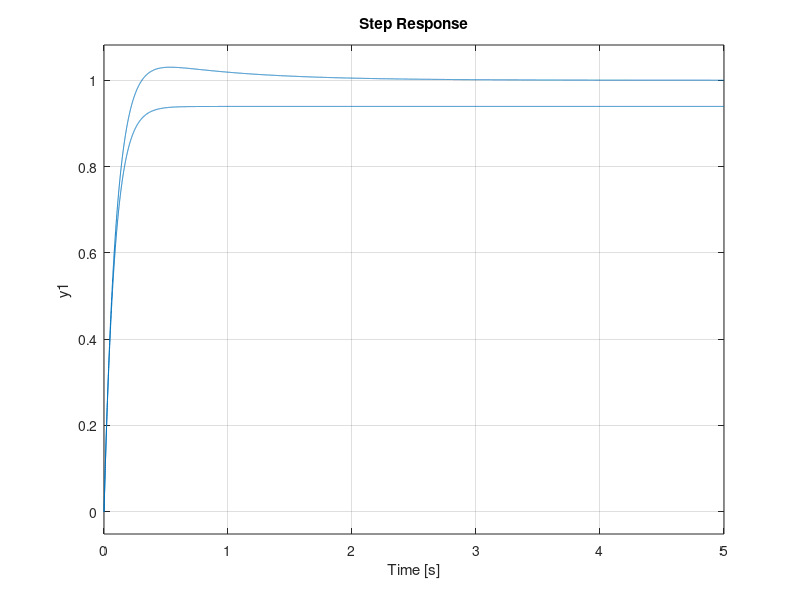

This chart was generated by the following MATLAB code:
% Matlab ci serve per manipolare facilmente le funzioni di trasferimento e
% calcolarne le loro principali caratteristiche (singolarita', guadagno, ecc)
% Servira' per analizzare il comportamento in frequenza dei sistemi
% tracciando diagrammi di Bode, Nyquist e Nichols della sua fdt, dove gli
% ultimi due sono rappresentazioni grafiche orientate all'analisi della
% stabilita' di un sistema retroazionato dall'uscita
% Infine ci permettera' di simulare la risposta del sistema ad un ingresso
% assegnato per verificare che le specifiche siano soddisfatte
%  ___________________________________________________________

% ESEMPIO: Simulazione di un sistema di controllo nel caso di un
% servomotore in corrente continua (vedi immagine)
% Manca il ramo di retroazione che moltiplicava Omega per Km e lo riportava
% indietro sottraendola a Va. La retroazione interna non c'e' piu' perche'
% e' stato inserito un blocco di azionamento del motore che contiene al suo
% interno una retroazione di corrente: la corrente Ia di armatura viene
% fatta passare per una resistenza nota Rs, la tensione ai suoi capi e'
% proporzionale alla corrente; il blocco di azionamento chiude un anello di
% retroazione di controllo di corrente con l'inserimento di un controllore
% di corrente.
% Se consideriamo l'azionamento come un sistema controllato notiamo che
% l'uscita Ia insegue il riferimento V(r,Ia) se il progetto di C(Ia) e' stato
% fatto in maniera adeguata. Ia rimane agganciata all'andamento di V(r,Ia)
% e il contributo della retroazione interna diventa trascurabile perche'
% diventa assimilabile a un disturbo cancellato dagli effetti del controllo
% di corrente.


% Noi come utenti abbiano a disposizione come tensione di ingresso quella
% dell'azionamento V(r,Ia) e come segnale in uscita V_omega erogata dal
% trasduttore
% -> La parte da controllare e' quella in giallo

% Primo obbiettivo: calcolo della fdt del motore (incluso anello di
% corrente) per Tc=0

% E' utile iniziare il file con clear all e close all per "pulire"
% l'ambiente di lavoro
clear variables
close all

% Poiche' lavoreremo con dft, definiamo la variabile complessa s
s=tf('s');

% Assegniamo i valori numerici ai parametri del sistema (nelle appropriate
% unita' di misura) e definiamo CIa(s).
Ra=6;
L=3.24e-3;
Km=0.05335;
J=20e-6;
beta=14e-6;
KD=0.0285;
Kcond=0.67;
Rs=7.525;
A=2.925;
K=1000;
CIa=K/s;   % controllore di corrente

% Calcoliamo la fdt del sistema chiuso in retroazione (fdt tra Vr,Ia(s) e
% Ia(s), indicata come FrIa(s)) 
% Manualmente puo' essere calcolata come una funzione razionale fratta:
% funzioneRamoDiretto / 1-(funzione d'anello)
% Usiamo il comando  >>  feedback(fdt_ramo_diretto,fdt_retroazione) 
% che ci permette di calcolare in maniera "pulita", ovvero effettuando in
% automatico eventuali cancelazioni zeri-poli
% il alternativa, se la calcolassi a mano, poi dovrei applicare
% minreal(sys) per trovare la forma minima
FrIa = feedback(CIa*A/(L*s+Ra),Rs); % con 2 argomenti assumo che la retroazione sia negativa
                                    % se fosse positiva dovrei indicare come 3^ parametro +1
% A questo punto calcoliamo la fdt complessiva
F = FrIa*Km/(J*s+beta)*KD*Kcond

% Quindi per Tc=0 lo schema a blocchi diventa:
%
%   r    _____  ydes     e    ____________    u    ______        y
%  ---->| Kr  |------>O----->| C_omega(s) |------>| F(s) |-----.--->
%       |_____|    +  | _    |____________|       |______|     |
%                     |________________________________________|
% 
% con:   ydes = Vr,omega    u = Vr,Ia    y= V_omega 

% Simulazione della risposta del sistema ad anello chiuso per diversi
% controllori, considero un riferimento a gradino unitario.
% Consideriamo due tipi di controllore, puramente proporzionale (P) e
% proporzionale-integrativo (PI), che tiene conto di cio' che e' successo in
% passato, mediando nel tempo il segnale d'errore
Kr=1;
Kp=0.4;
C_omega1=Kp; % guadagno proporzionale
Ki=2; % proporzionale all'integrale dell'errore
C_omega2= Kp+Ki/s;

% Calcolo le fdt in catena chiusa che ottengo nei due casi
W1=Kr*feedback(C_omega1*F,1)  % 1 perche' non ho nulla nel ramo in retroazione
W2=Kr*feedback(C_omega2*F,1)

% Applichiamo il gradino unitario con il comando step e vediamo se l'uscita
% insegue il riferimento e come evolve
step(W1,5)
hold on
step(W2,5)
hold off

% Notiamo che in entrambi i casi il sistema e' asintoticamente stabile, ma
% con C_omega=Kp l'uscita a regime converge ad un valore diverso da 1,
% quindi errore non nullo (e=0.205)
% Anche nel transitorio il comportamento e' diverso, con C_omega=Kp+Ki/s si
% ha sovraelongazione (significativa, circa 27%), tempo di assestamento
% maggiore (circa doppio) ma tempo di salita inferiore
% Questa differenza nel comportamento dipende dalla posizione dei poli delle W(s)
% Il comando >> damp(W1)   determina i poli della fdt nella forma "parte
% reale + parte immaginaria" e ne fornisce anche pulsazione naturale e
% fattore di smorzamento
damp(W1)
damp(W2)

% I poli dominanti sono: -3,41e+00 per W1 e -1,70e+00 +- 3,26e+00i per W2,
% quindi ho una coppia di poli complessi coniugati.
% La costante di tempo si determina come 1/|Re(polo)|, quindi circa 1/3 per
% W1 e circa 2/3 per W2. Gli altri poli, avendo parte reale di due ordini di
% grandezza piu' piccola, avranno anche costante di tempo di due ordini di
% grandezza piu' piccola. Le voluzione dei modi associati a questi poli si
% esaurisce prima che sia finito il transitorio del polo dominante.
% Per questo motivo W1 non presenta sovraelongazione 
% W2 e' caratterizzato da una coppia di poli complessi coniugati, quindi
% presenta elongazione, che e' elevata perche' presentano un fattore di
% smorzamento basso (<< di radice(2)/2)

%%
% Facendo variare Kp, cosa cambia? (transitorio, asintotica stabilita'...)

% Caso 1:  Kp = 0.8 )

clear all
close all

s=tf('s');

Ra=6;
L=3.24e-3;
Km=0.05335;
J=20e-6;
beta=14e-6;
KD=0.0285;
Kcond=0.67;
Rs=7.525;
A=2.925;
K=1000;
CIa=K/s;

FrIa = feedback(CIa*A/(L*s+Ra),Rs);

F = FrIa*Km/(J*s+beta)*KD*Kcond

Kr=1;
Kp2=0.8;  %   -->   raddoppio, do un'azione di controllo piu' forte
C_omega1=Kp2; 
Ki=2;
C_omega2= Kp2+Ki/s;

% Calcolo le fdt in catena chiusa
W1=Kr*feedback(C_omega1*F,1)
W2=Kr*feedback(C_omega2*F,1)

step(W1,5)
hold on
step(W2,5)
hold off
damp(W1)
damp(W2)

% Per W1 l'errore rimane nullo a regime, quindi il valore di Kp non
% influisce, per W2 notiamo che il valore finale e' piu' vicino a quello
% desiderato, errore e quasi dimezzato.
% Si nota che in W2 la sovraelongazione e' minore rispetto a prima e W1
% continua a non presentarla.

% W1 continua ad avere un polo reale dominante, W2 una coppia di poli
% complessi coniugati dominanti; la differenza sta nel fattore di
% smorzamento che e' diventato molto piu' grande (0.832).

%%
% Caso 2:  Kp = 1.6 )

clear all
close all

s=tf('s');

Ra=6;
L=3.24e-3;
Km=0.05335;
J=20e-6;
beta=14e-6;
KD=0.0285;
Kcond=0.67;
Rs=7.525;
A=2.925;
K=1000;
CIa=K/s;

FrIa = feedback(CIa*A/(L*s+Ra),Rs);

F = FrIa*Km/(J*s+beta)*KD*Kcond

Kr=1;
Kp3=1.6;  %   -->   raddoppio di nuovo
C_omega1=Kp3; 
Ki=2;
C_omega2= Kp3+Ki/s;

% Calcolo le fdt in catena chiusa
W1=Kr*feedback(C_omega1*F,1)
W2=Kr*feedback(C_omega2*F,1)

step(W1,5)
hold on
step(W2,5)
hold off
damp(W1)
damp(W2)

% Aumentando ancora Kp speriamo di migliorare il valore dell'uscita e
% diminuire la sovraelongazione.
% Dal grafico possiamo vedere che questo funziona.
% Cambiando il valore di Kp abbiamo spostato i poli facendo diminuire il
% fattore di smorzamento 

% Si "intuisce" che continuano ad aumentare Kp possiamo ulteriormente
% migliorare il valore dell'uscita e diminuire la sovraelongazione ma,
% dovendo assegnare un valore finito, non si azzerera' mai l'errore
% --> Non e' detto inoltre che si possa aumentare a piacimento Kp senza
% compromettere la stabilita' del sistema


%%
% PRECISIONE A REGIME PERMANENTE

%  Si consideri il consueto schema di controllo:
%                                                         |d
%   r    _____  ydes     e    ______    u    ______      +v      y
%  ---->| Kr  |------>O----->| C(s) |------>| F(s) |----->O----.--->
%       |_____|    +  | _    |______|       |______|    +      |
%                     |________________________________________|
% 
% fdt d'anello:  Ga(s) = C(s)*F(s)
% fdt in catena chiusa:  W(s) = y(s)/r(s);  Wy(s) = y(s)/ydes(s)
%
% Supponiamo che l'asintotica stabilita' in catena chiusa sia garantita
% dall'azione del controllore, quindi ci assicura l'esistenza di un regime
% permanente.
% La precisione con cui l'uscita insegue il riferimento e' spesso oggetto
% di specifica. Le specifiche vengono di solito formulate rispetto al
% valore massimo ottenuto in regime permanente, si definisce l'errore
% e=ydes-y  per un dato segnale di riferimento.
% Le famiglie di segnali canonici di riferimento di maggiore interesse
% pratico sono costituiti dai segnali polinomiali e dai segnali sinusoidali
%       r(t) = t^k/k!  ->  r(s) = 1/s^(k+1),   k=0,1,2,...
%       r(t) = sin(omega0*t)  ->  r(s) = omega0/(s^2+omega0^2)
% ad entrambi posso applicare il fattore di scala Kr che mi permette di
% assegnare l'ampiezza desiderata e definire cosi' l'effettiva y desiderata
%
% Usiamo segnali di riferimento polinomiali perche' sono lo strumento
% matematico piu' semplice per definire i principali tipi di comportamento
% che ci aspettiamo di ottenere sul sistema

% ES) k=0, r(t)= epsilon(t) -> ydes(t)=Kr*epsilon(t)
%       L'uscita desiderata e' un gradino di ampiezza Kr
%       Per un sistema meccanico con uscita in posizione corrisponde ad
%       imporre posizione desiderata pari a Kr
%     K=1,  r(t)=t -> ydes(t)=Kr*t
%       L'uscita desiderata e' una rampa di coefficiente angolare Kr.
%       Per un sistema meccanico con uscita in posizione corrisponde ad
%       imporre velocita' dsiderata costante paria  Kr
%     K=2,  r(t)=0.5t^2 -> ydes(t)=0.5Kr*t^2
%       L'uscita desiderata e' un arrco di parabola
%       Per un sistema meccanico con uscita in posizione corrisponde ad
%       imporre accelerazione desiderata costante pari a Kr

% ES) per spostare un braccio robotico dalla posizione iniziale a una
%     posizione finale desiderata viene solitamente utilizzato un profilo
%     di riferimento in posizione di tipo 2-1-2 (cioe' formato dalla
%     sequenza di tre polinomi di ordine 2, 1, 2), generato in modo da
%     rispettare i vincoli di velocita' ed accelerazione massime consentite.
%     Tale profilo corrisponde ad un profilo in velocita' di tipo
%     trapezoidale, ovvero ad un profilo di riferimento in accelerazione
%     formato da una sequenza di gradini.

% Formulare delle richieste sulla capacita' dell'uscita di un sistema di
% inseguire un segnale di riferimento sinusoidale equivale a valutare la
% capacita' di inseguire un segnale generico le cui componenti in frequenza
% sono riconducibili ai segnali sinusoidali considerati.
% Specifiche sull'errore massimo di inseguimento di segnali sinusoidali in
% regime permanente corrispondono a garantire una buona precisione
% all'interno di una banda di pulsazioni di interesse.

